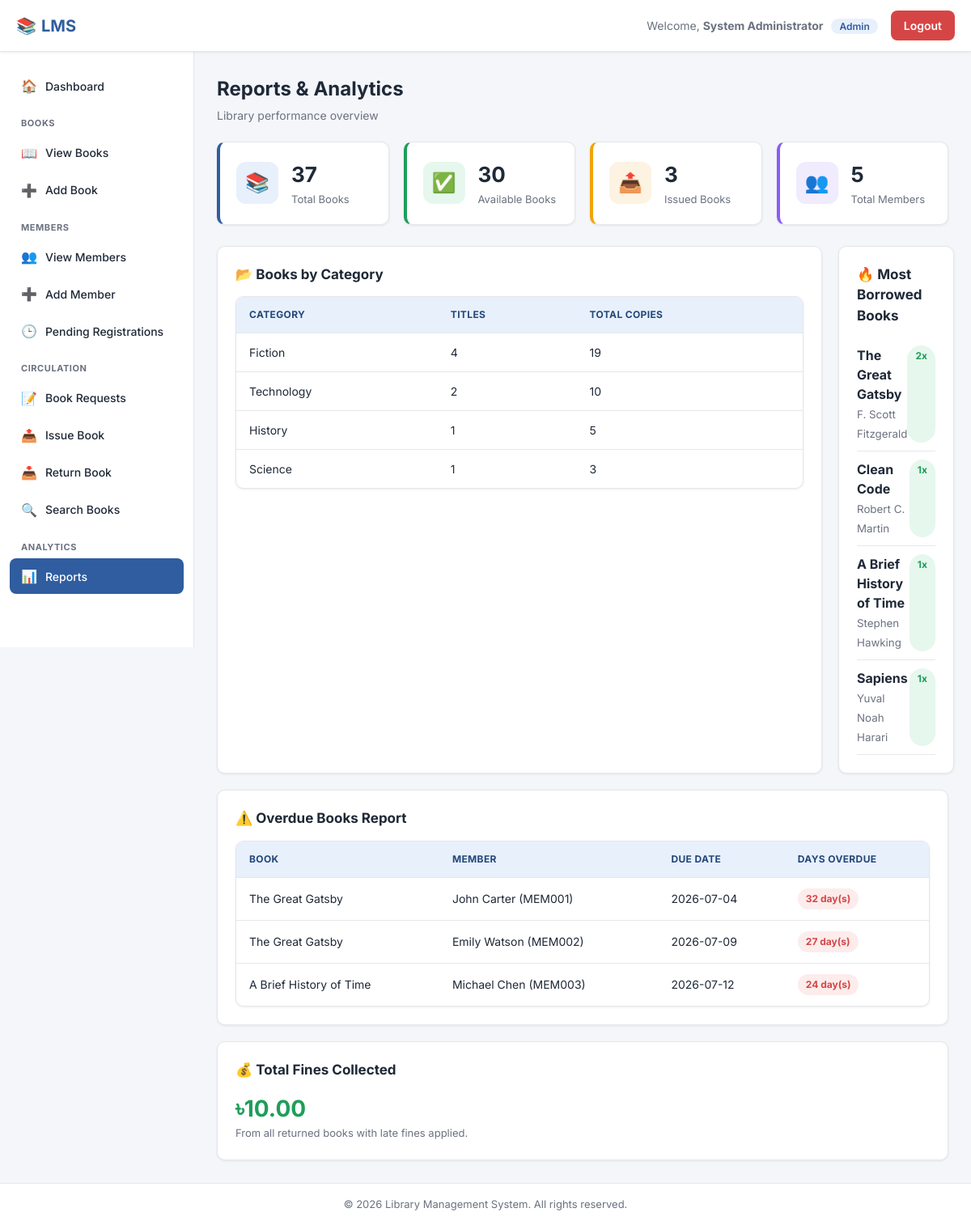
The page /reports.php (signed in) on the database its author committed.
### tables this page shows
CREATE TABLE issued_books (
    issue_id INT AUTO_INCREMENT PRIMARY KEY,
    book_id INT NOT NULL,
    member_id INT NOT NULL,
    issue_date DATE NOT NULL,
    due_date DATE NOT NULL,
    return_date DATE DEFAULT NULL,
    status ENUM('Issued', 'Returned', 'Overdue') NOT NULL DEFAULT 'Issued',
    fine_amount DECIMAL(10,2) NOT NULL DEFAULT 0.00,
    issued_by INT,                        
    FOREIGN KEY (book_id) REFERENCES books(book_id) ON DELETE CASCADE,
    FOREIGN KEY (member_id) REFERENCES members(member_id) ON DELETE CASCADE,
    FOREIGN KEY (issued_by) REFERENCES admins(admin_id) ON DELETE SET NULL
);

CREATE TABLE books (
    book_id INT AUTO_INCREMENT PRIMARY KEY,
    title VARCHAR(200) NOT NULL,
    author VARCHAR(150) NOT NULL,
    isbn VARCHAR(30) NOT NULL UNIQUE,
    category VARCHAR(100) NOT NULL,
    publisher VARCHAR(150),
    publish_year YEAR,
    total_copies INT NOT NULL DEFAULT 1,
    available_copies INT NOT NULL DEFAULT 1,
    shelf_location VARCHAR(50),
    added_date TIMESTAMP DEFAULT CURRENT_TIMESTAMP
);

CREATE TABLE members (
    member_id INT AUTO_INCREMENT PRIMARY KEY,
    member_code VARCHAR(20) NOT NULL UNIQUE,
    full_name VARCHAR(100) NOT NULL,
    email VARCHAR(100) NOT NULL UNIQUE,
    password VARCHAR(255) NOT NULL,        
    phone VARCHAR(20) NOT NULL,
    address VARCHAR(255),
    membership_date DATE NOT NULL,
    status ENUM('Pending', 'Active', 'Inactive', 'Rejected') NOT NULL DEFAULT 'Pending',
    approved_by INT DEFAULT NULL,
    FOREIGN KEY (approved_by) REFERENCES admins(admin_id) ON DELETE SET NULL
);

### reports.php (the view, shortened to what this page needs)
<?php
require_once 'config/config.php';
$totalBooks = $conn->query("SELECT COALESCE(SUM(total_copies),0) AS total FROM books")->fetch_assoc()['total'];
$availableBooks = $conn->query("SELECT COALESCE(SUM(available_copies),0) AS total FROM books")->fetch_assoc()['total'];
$issuedBooksCount = $conn->query("SELECT COUNT(*) AS total FROM issued_books WHERE status IN ('Issued','Overdue')")->fetch_assoc()['total'];
$totalMembers = $conn->query("SELECT COUNT(*) AS total FROM members")->fetch_assoc()['total'];
$categoryBreakdown = $conn->query("
    SELECT category, COUNT(*) AS book_count, SUM(total_copies) AS total_copies
    FROM books GROUP BY category ORDER BY book_count DESC
");
$mostBorrowed = $conn->query("
    SELECT b.title, b.author, COUNT(ib.issue_id) AS times_borrowed
    FROM issued_books ib
    JOIN books b ON ib.book_id = b.book_id
    GROUP BY ib.book_id
    ORDER BY times_borrowed DESC
    LIMIT 5
");
$overdueList = $conn->query("
    SELECT b.title, m.full_name, m.member_code, ib.due_date,
           DATEDIFF(CURDATE(), ib.due_date) AS days_overdue
    FROM issued_books ib
    JOIN books b ON ib.book_id = b.book_id
    JOIN members m ON ib.member_id = m.member_id
    WHERE ib.status IN ('Issued','Overdue') AND ib.due_date < CURDATE()
    ORDER BY days_overdue DESC
");
$totalFines = $conn->query("SELECT COALESCE(SUM(fine_amount),0) AS total FROM issued_books WHERE status = 'Returned'")->fetch_assoc()['total'];
include 'includes/header.php';
include 'includes/sidebar.php';
?>
<div class="page-header">
    <div>
        <h1>Reports &amp; Analytics</h1>
        <p class="subtitle">Library performance overview</p>
    </div>
</div>
<div class="stats-grid">
    <div class="stat-card total">
        <div class="stat-icon">📚</div>
        <div class="stat-info"><div class="stat-value"><?php echo (int)$totalBooks; ?></div><div class="stat-label">Total Books</div></div>
    </div>
    <div class="stat-card available">
        <div class="stat-icon">✅</div>
        <div class="stat-info"><div class="stat-value"><?php echo (int)$availableBooks; ?></div><div class="stat-label">Available Books</div></div>
    </div>
    <div class="stat-card issued">
        <div class="stat-icon">📤</div>
        <div class="stat-info"><div class="stat-value"><?php echo (int)$issuedBooksCount; ?></div><div class="stat-label">Issued Books</div></div>
    </div>
    <div class="stat-card members">
        <div class="stat-icon">👥</div>
        <div class="stat-info"><div class="stat-value"><?php echo (int)$totalMembers; ?></div><div class="stat-label">Total Members</div></div>
    </div>
</div>
<div class="dash-grid mt-2">
    <div class="card">
        <h2>📂 Books by Category</h2>
        <div class="table-wrapper">
            <table>
                <thead><tr><th>Category</th><th>Titles</th><th>Total Copies</th></tr></thead>
                <tbody>
                    <?php if ($categoryBreakdown->num_rows === 0): ?>
                        <tr><td colspan="3" class="text-center">No data available.</td></tr>
                    <?php else: while ($row = $categoryBreakdown->fetch_assoc()): ?>
                        <tr>
                            <td><?php echo htmlspecialchars($row['category']); ?></td>
                            <td><?php echo (int)$row['book_count']; ?></td>
                            <td><?php echo (int)$row['total_copies']; ?></td>
                        </tr>
                    <?php endwhile; endif; ?>
                </tbody>
            </table>
        </div>
    </div>
    <div class="card">
        <h3>🔥 Most Borrowed Books</h3>
        <?php if ($mostBorrowed->num_rows === 0): ?>
            <p class="empty-state">No borrowing history yet.</p>
        <?php else: while ($row = $mostBorrowed->fetch_assoc()): ?>
            <div style="display:flex; justify-content:space-between; padding:10px 0; border-bottom:1px solid var(--border-color);">
                <div>
                    <strong><?php echo htmlspecialchars($row['title']); ?></strong><br>
                    <small style="color:var(--text-muted);"><?php echo htmlspecialchars($row['author']); ?></small>
                </div>
                <span class="badge badge-success"><?php echo (int)$row['times_borrowed']; ?>x</span>
            </div>
        <?php endwhile; endif; ?>
    </div>
</div>
<div class="card mt-2">
    <h2>⚠️ Overdue Books Report</h2>
    <div class="table-wrapper">
        <table>
            <thead><tr><th>Book</th><th>Member</th><th>Due Date</th><th>Days Overdue</th></tr></thead>
            <tbody>
                <?php if ($overdueList->num_rows === 0): ?>
                    <tr><td colspan="4" class="text-center">No overdue books. 🎉</td></tr>
                <?php else: while ($row = $overdueList->fetch_assoc()): ?>
                    <tr>
                        <td><?php echo htmlspecialchars($row['title']); ?></td>
                        <td><?php echo htmlspecialchars($row['full_name'] . ' (' . $row['member_code'] . ')'); ?></td>
                        <td><?php echo htmlspecialchars($row['due_date']); ?></td>
                        <td><span class="badge badge-danger"><?php echo (int)$row['days_overdue']; ?> day(s)</span></td>
                    </tr>
                <?php endwhile; endif; ?>
            </tbody>
        </table>
    </div>
</div>
<div class="card mt-2">
    <h3>💰 Total Fines Collected</h3>
    <p style="font-size:28px; font-weight:700; color: var(--success); margin-top:8px;">
        ৳<?php echo number_format($totalFines, 2); ?>
    </p>
    <p style="color:var(--text-muted); font-size:13px;">From all returned books with late fines applied.</p>
</div>
<?php include 'includes/footer.php'; ?>

### assets/css/style.css (style rules this page uses)
:root { --primary: #2f5d9f; --primary-dark: #234879; --primary-light: #e8f0fc; --accent: #f0a500; --success: #1e9e5a; --success-bg: #e6f7ee; --danger: #d64545; --danger-bg: #fdecec; --warning: #e8a33d; --warning-bg: #fdf3e2; --text-dark: #1f2937; --text-muted: #6b7280; --border-color: #e5e7eb; --bg-body: #f4f6fa; --bg-white: #ffffff; --radius: 10px; --shadow-sm: 0 1px 3px rgba(0,0,0,0.08); --shadow-md: 0 4px 14px rgba(0,0,0,0.08); --sidebar-width: 240px; --topbar-height: 64px; }
* { margin: 0; padding: 0; box-sizing: border-box; }
body { font-family: 'Inter', -apple-system, BlinkMacSystemFont, 'Segoe UI', sans-serif; background: var(--bg-body); color: var(--text-dark); line-height: 1.5; }
.page-header { display: flex; align-items: center; justify-content: space-between; margin-bottom: 22px; flex-wrap: wrap; gap: 12px; }
.page-header h1 { font-size: 24px; font-weight: 700; }
.page-header p.subtitle { color: var(--text-muted); font-size: 14px; margin-top: 4px; }
.card { background: var(--bg-white); border-radius: var(--radius); box-shadow: var(--shadow-sm); border: 1px solid var(--border-color); padding: 22px; }
.stats-grid { display: grid; grid-template-columns: repeat(4, 1fr); gap: 18px; margin-bottom: 26px; }
.stat-card { background: var(--bg-white); border-radius: var(--radius); padding: 20px; box-shadow: var(--shadow-sm); border: 1px solid var(--border-color); display: flex; align-items: center; gap: 16px; border-left: 4px solid var(--primary); transition: transform .15s; }
.stat-card.total { border-left-color: var(--primary); }
.stat-card.available { border-left-color: var(--success); }
.stat-card.issued { border-left-color: var(--accent); }
.stat-card.members { border-left-color: #8b5cf6; }
.stat-icon { width: 52px; height: 52px; border-radius: 12px; display: flex; align-items: center; justify-content: center; font-size: 24px; background: var(--primary-light); }
.stat-card.available .stat-icon { background: var(--success-bg); }
.stat-card.issued .stat-icon { background: var(--warning-bg); }
.stat-card.members .stat-icon { background: #f1ebfe; }
.stat-info .stat-value { font-size: 26px; font-weight: 700; }
.stat-info .stat-label { font-size: 13px; color: var(--text-muted); margin-top: 2px; }
.dash-grid { display: grid; grid-template-columns: 2fr 1fr; gap: 20px; }
.card h2, .card h3 { margin-bottom: 14px; font-size: 17px; font-weight: 700; }
.table-wrapper { overflow-x: auto; background: var(--bg-white); border-radius: var(--radius); border: 1px solid var(--border-color); box-shadow: var(--shadow-sm); }
table { width: 100%; border-collapse: collapse; min-width: 700px; }
thead { background: var(--primary-light); }
th, td { text-align: left; padding: 13px 16px; font-size: 14px; border-bottom: 1px solid var(--border-color); }
th { color: var(--primary-dark); font-weight: 700; text-transform: uppercase; font-size: 12px; letter-spacing: .03em; }
tbody tr:last-child td { border-bottom: none; }
.badge { padding: 4px 10px; border-radius: 20px; font-size: 12px; font-weight: 700; display: inline-block; }
.badge-success { background: var(--success-bg); color: var(--success); }
.badge-danger { background: var(--danger-bg); color: var(--danger); }
.mt-2 { margin-top: 20px; }

### rows shown on the page
issued_books: book.title "The Great Gatsby", member.member_code "John Carter (MEM001)", due_date "2026-07-04", days_overdue "32"
issued_books: book.title "The Great Gatsby", member.member_code "Emily Watson (MEM002)", due_date "2026-07-09", days_overdue "27"
issued_books: book.title "A Brief History of Time", member.member_code "Michael Chen (MEM003)", due_date "2026-07-12", days_overdue "24"

### other values the page prints
$welcome_name "System Administrator"
$welcome_role "Admin"
$totalBooks "37"
$availableBooks "30"
$issuedBooksCount "3"
$totalMembers "5"
$row['category'] "Fiction"
$row['book_count'] "4"
$row['total_copies'] "19"
$row['category'] "Technology"
$row['book_count'] "2"
$row['total_copies'] "10"
$row['category'] "History"
$row['book_count'] "1"
$row['total_copies'] "5"
